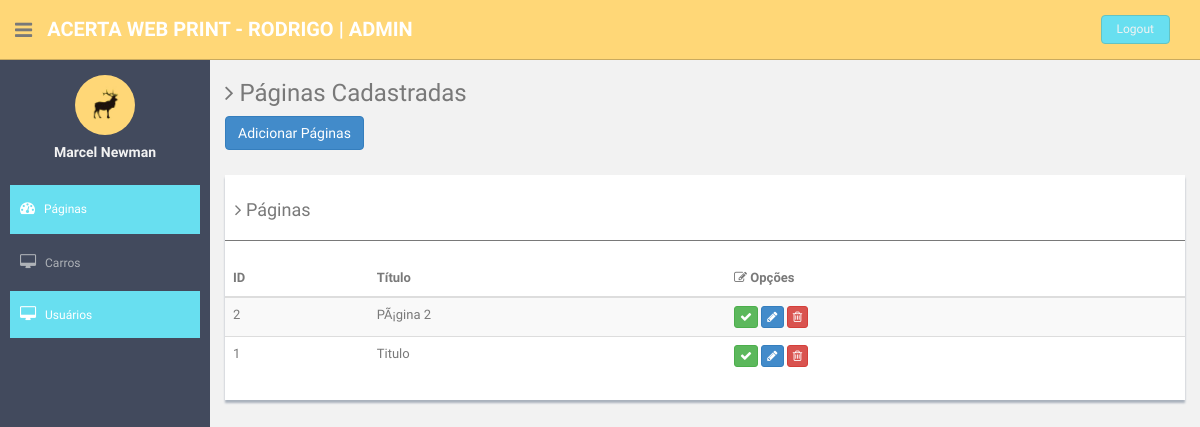
The app's page /admin/lista_pagina.php (signed in) with its own data.
### tables this page shows
CREATE TABLE IF NOT EXISTS `paginas` (
  `id` int(11) NOT NULL AUTO_INCREMENT,
  `titulo` varchar(255) NOT NULL,
  `conteudo` text NOT NULL,
  PRIMARY KEY (`id`)
);

### classes/class_paginas.php (called while the page is built, shortened)
<?php
	class Paginas{
        public static function ListarPaginas($pagina=1){
            $sql = "select id, titulo from paginas order by titulo";
            $ConexaoObj = new Conexao();
            return $ConexaoObj->ExecutarQuery($sql);
        }
	}
?>

### classes/class_conexao.php (called while the page is built, shortened)
<?php
class Conexao{
    public function ExecutarQuery($sql) {
        $this->usuario  = DB_USUARIO;
        $this->banco    = DB_BANCO;
        $this->host     = DB_HOST;
        $this->senha    = DB_SENHA;
        $this->link     = mysqli_connect($this->host, $this->usuario, $this->senha, $this->banco);
        if (mysqli_connect_errno()) {
            printf("Erro de Conexão: %s\n", mysqli_connect_error());
            exit();
        }else{
            if ($result = mysqli_query($this->link, $sql)) {
                if(strpos($sql, "select") !== false){
                    return $result;
                }
            }
        }
    }
}
?>

### admin/tabela_pagina.php (the view, shortened to what this page needs)
<h3>
    <i class="fa fa-angle-right"></i> Páginas Cadastradas
</h3>
<button class="btn btn-primary" type="button" id="btn_adicionar_paginas">Adicionar Páginas</button>
<div class="row mt">
    <div class="col-md-12">
        <div class="content-panel">
            <table class="table table-striped table-advance table-hover">
                <h4><i class="fa fa-angle-right"></i> Páginas</h4>
                <hr>
                <thead>
                    <tr>
                        <th>
                            ID
                        </th>
                        <th class="hidden-phone">
                            Título
                        </th>
                        <th>
                            <i class=" fa fa-edit"></i> Opções
                        </th>
                    </tr>
                </thead>
                <tbody>
                    <?php
                    if($paginas->num_rows > 0){
                        while($linhas = mysqli_fetch_assoc($paginas)){
                            ?>
                            <tr>
                                <td>
                                    <?php echo $linhas["id"]?>
                                </td>
                                <td>
                                    <?php echo $linhas["titulo"]?>
                                </td>
                                <td>
                                    <button class="btn btn-success btn-xs"><i class="fa fa-check"></i></button>
                                    <button class="btn btn-primary btn-xs"><i class="fa fa-pencil"></i></button>
                                    <button class="btn btn-danger btn-xs"><i class="fa fa-trash-o "></i></button>
                                </td>
                            </tr>
                            <?php
                        }
                    }
                    ?>
                </tbody>
            </table>
        </div>
    </div>
</div>

### admin/assets/css/style.css (style rules this page uses)
body { color: #797979; background: #f2f2f2; font-family: 'Ruda', sans-serif; padding: 0px !important; margin: 0px !important; font-size:13px; }
hr { margin-top: 20px; margin-bottom: 20px; border: 0; border-top: 1px solid #797979; }
.mt { margin-top: 25px; }
.content-panel { background: #ffffff; box-shadow: 0px 3px 2px #aab2bd; padding-top: 15px; padding-bottom: 5px; }
.content-panel h4 { margin-left: 10px; }

### records on screen
paginas: id "2", titulo "PÃ¡gina 2"
paginas: id "1", titulo "Titulo"

### other values on screen
TITULO_SITE "ACERTA WEB PRINT - RODRIGO"
